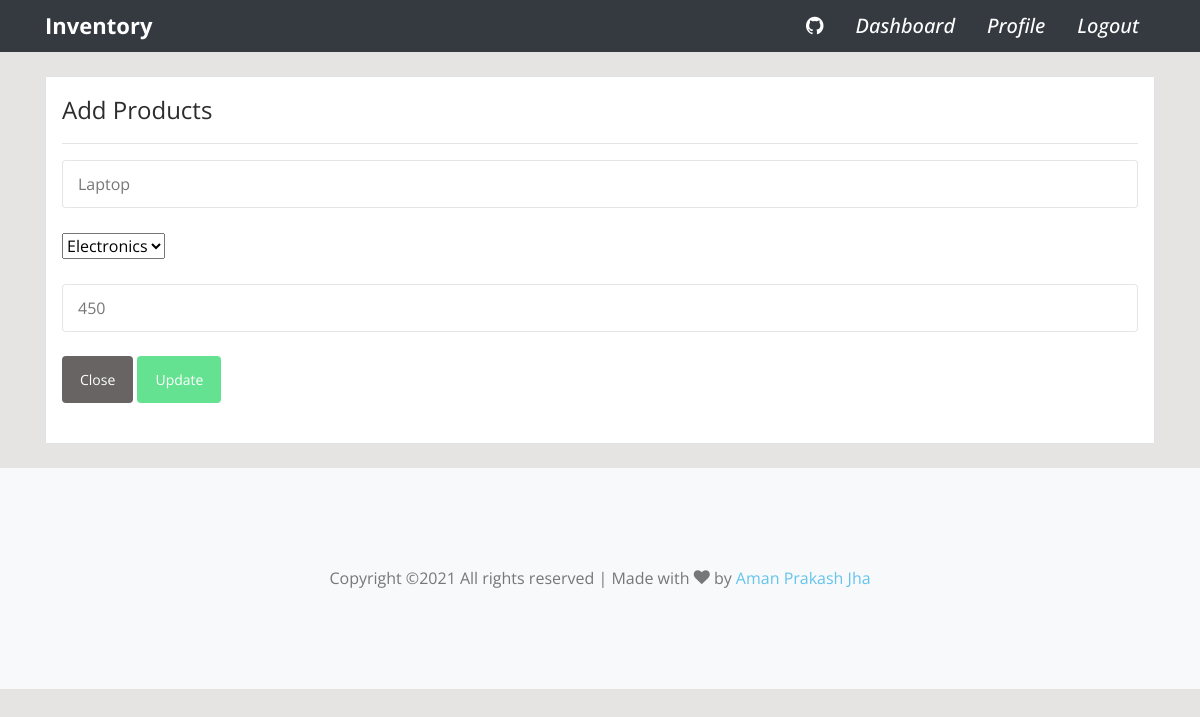
Page /product/edit/3 (signed in) on the committed database.
### dashboard/models.py (models this page shows, shortened)
class Product(models.Model):
    name = models.CharField(max_length=100,null=True)
    category = models.CharField(max_length=100, choices=cat_choices,null=True)
    quantity = models.PositiveIntegerField(null=True)
    class Meta:
        verbose_name_plural = 'Product'
        ordering = ['category']

### dashboard/views.py (the view, shortened to what this page needs)
# urls.py: path('product/edit/<int:pk>',views.edit,name="edit"),
@login_required(login_url='login')
def edit(request, pk):
    item = Product.objects.get(pk=pk)
    form = AddProduct(instance=item)
    return render(request,'dashboard/edit.html',{'form':form})

### dashboard/forms.py
class AddProduct(forms.ModelForm):
    class Meta:
        model = Product
        fields = ['name','category','quantity']
    def __init__(self, *args, **kwargs):
        super(AddProduct,self).__init__(*args, **kwargs)
        self.fields['name'].widget = forms.TextInput(attrs={'type':'text','id':'name','name':'name','class':'form-control','placeholder':'Product Name'})
        self.fields['quantity'].widget = forms.NumberInput(attrs={'type':'number','class':'form-control','id':'quantity','name':'quantity','placeholder':'Quantity'})
        self.fields['category'].label = False

### templates/dashboard/edit.html (shortened to what this page needs)
{% extends 'main.html' %}
{% block content %}
<div class="container my-4">
    <div class="border bg-white p-3">
        <h4>Add Products</h4>
        <hr>
        <form method="POST">
          <div class="form-group">
            {{form.name}}
          </div>
          <div class="form-group">
            {{form.category}}
          </div>
          <div class="form-group">
            {{form.quantity}}
          </div>
          <div class="form-group">
            <a href="{% url 'product' %}" class="btn btn-secondary">Close</a>
            <input class="btn btn-success" type="submit" value="Update">
        </div>
        </form>
    </div>
</div>
{% endblock %}

### templates/main.html (style rules this page uses)
body { background-color: rgb(230, 227,227); }

### rows in the picture
Product: name "Laptop", category "Electronics", quantity "450"
